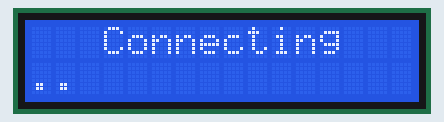
Simulated run of this sketch. Board: ESP8266 (NodeMCU). On the bench: 16×2 character LCD. WiFi joins after 1.5 s; servers stay silent unless stated; network time is answered at once with the bench clock; the local clock reads 2024-03-15 10:24:30 at power-on unless the sketch sets it; what the sketch prints to the serial monitor is not drawn.

Above: at 1.2 s.
At 1.7 s:
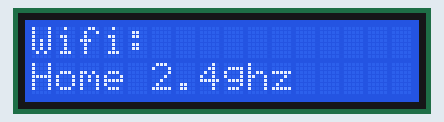
At 3.8 s:
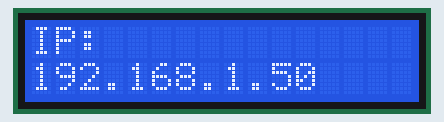
At 7.8 s:
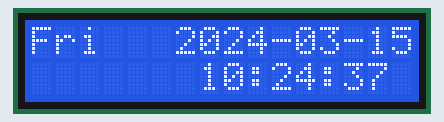
At 23.2 s:
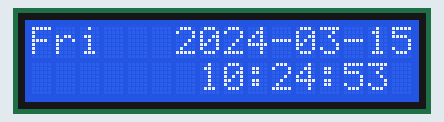
At 38.6 s:
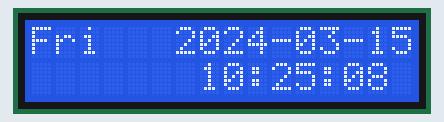

Measured:
- what the display in image 0 shows lasts 0.5 s, from 1.2 s to 1.7 s
- what the display in image 1 shows lasts 2.0 s, from 1.7 s to 3.7 s
- what the display in image 2 shows lasts 4.1 s, from 3.7 s to 7.8 s
- what the display in image 3 shows lasts 1.0 s, from 7.8 s to 8.8 s

The sketch:

Clock_NTP.ino
```cpp
#include <NTPClient.h>
#include <ESP8266WiFi.h>
#include <WiFiUdp.h>
#include <LiquidCrystal_I2C.h>
//#include <Wire.h>
//#include "DHT.h"
//
//#define DHTTYPE DHT11
//#define DHTPin 8
//
//  // Initialize DHT sensor.
//DHT dht(DHTPin, DHTTYPE);

const char *ssid     = "Home 2.4ghz";
const char *password = "07531592486";

char daysOfTheWeek[7][12] = {"Sun", "Mon", "Tues",
"Wed", "Thu", "Fri", "Sat"};

WiFiUDP ntpUDP;
//NTPClient timeClient(ntpUDP, "pool.ntp.org", utcOffsetInSeconds);
NTPClient timeClient(ntpUDP);

String formattedDate;
String dayStamp;
String timeStamp;

LiquidCrystal_I2C lcd(0x27, 16, 2);

byte degree[8] = {
  0B01110,
  0B01010,
  0B01110,
  0B00000,
  0B00000,
  0B00000,
  0B00000,
  0B00000
};

byte thermometro[8] = //icon for termometer
{
  B00100,
  B01010,
  B01010,
  B01110,
  B01110,
  B11111,
  B11111,
  B01110
};


byte igrasia[8] = //icon for water droplet
{
  B00100,
  B00100,
  B01010,
  B01010,
  B10001,
  B10001,
  B10001,
  B01110,
};

void setup() {
  Serial.begin(115200);

//  dht.begin();

  lcd.init();                                           // Initialize the lcd
  lcd.backlight();

  lcd.createChar(1, degree);
  lcd.createChar(2, thermometro);
  lcd.createChar(3, igrasia);

  WiFi.begin(ssid, password);
  int cursorPosition=0;
  lcd.begin(16, 2);
  lcd.setCursor(0,0);
  lcd.print("   Connecting");

  Serial.println("Conecting Wifi");
  Serial.println(ssid);

  while ( WiFi.status() != WL_CONNECTED ) {
    delay ( 500 );
    lcd.setCursor(cursorPosition,2);
    lcd.print(".");
    cursorPosition++;

  }
  lcd.clear();                                          // Clear LCD display
  lcd.setCursor(0,0);                                   // Set cursor position
  lcd.print("Wifi: ");
  lcd.setCursor(0,1);
  lcd.print(ssid);
  delay(2000);

  lcd.clear();                                          // Clear LCD display
  lcd.setCursor(0,0);                                   // Set cursor position
  lcd.print("IP:");
  lcd.setCursor(0,1);
  lcd.print(WiFi.localIP());
  delay(4000);

  timeClient.begin();
  // Set offset time in seconds to adjust for your timezone, for example:
  // GMT +1 = 3600
  // GMT +8 = 28800
  // GMT -1 = -3600
  // GMT 0 = 0
  // GMT +7 = 25200
  timeClient.setTimeOffset(25200);

}

void loop() {

//  float h = dht.readHumidity();
//  float t = dht.readTemperature();
//
//  if (isnan(t) || isnan(h)) {} else {
//    lcd.setCursor(0, 0);
//    lcd.write(2);
//    lcd.print(round(t));
//    lcd.write(1);
//    lcd.print("C");
//
//    lcd.setCursor(0, 1);
//    lcd.write(3);
//    lcd.print(round(h));
//    lcd.print("%");
//  }


  while(!timeClient.update()) {
    timeClient.forceUpdate();
    lcd.clear();
    lcd.setCursor(0,0);
    lcd.print("Update");
    lcd.setCursor(0,1);
    lcd.print("----------------");
  }

  formattedDate = timeClient.getFormattedDate();


  // Extract date
  int splitT = formattedDate.indexOf("T");
  dayStamp = formattedDate.substring(0, splitT);

  //  // Extract time
  timeStamp = formattedDate.substring(splitT+1, formattedDate.length()-1);

  lcd.clear();                                          // Clear LCD display
  lcd.setCursor(0,0);                                   // Set cursor position
  lcd.print(daysOfTheWeek[timeClient.getDay()]);
  lcd.setCursor(6,0);
  lcd.print(dayStamp);
//  lcd.print(" ");

  lcd.setCursor(7,1);
  lcd.print(timeStamp);
//  lcd.print(" ");
//  lcd.print(" ");

  Serial.println(dayStamp);
  Serial.println(timeStamp);
  delay(1000);

}
```
